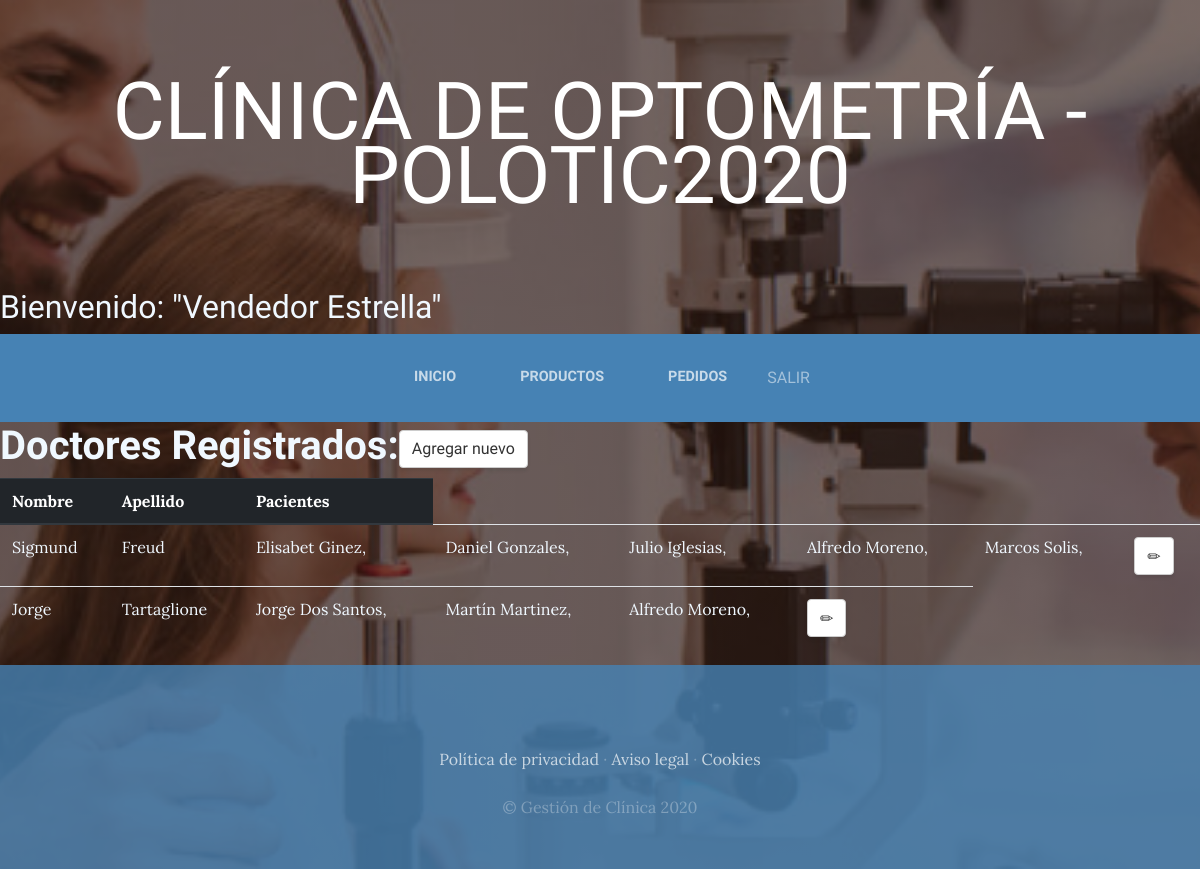
/doctor/ (signed in), run on the app's committed database.
### Pacientes/models.py (models this page shows, shortened)
class Doctors(models.Model):
    first_name = models.CharField(max_length=20)
    last_name = models.CharField(max_length=20)
    patients = models.ManyToManyField(Patients)
    created = models.DateTimeField(auto_now_add=True)
    edited = models.DateTimeField(auto_now=True)

class Patients(models.Model):
    first_name = models.CharField(max_length=20)
    last_name = models.CharField(max_length=20)
    dni = models.CharField(max_length=8)
    email = models.EmailField()
    medical_history = models.TextField()
    created = models.DateTimeField(auto_now_add=True)
    edited = models.DateTimeField(auto_now=True)
    class Meta:
        ordering = ["last_name"]
    def __str__(self):
        return '{} {}'.format(self.first_name, self.last_name)

### Pacientes/views.py (the view)
# urls.py: path('doctor/', login_required(views.Doctor_list.as_view()), name="doctor"),
class Doctor_list(ListView):
    model = Doctors
    template_name = 'Pacientes/doctors.html'
    context_object_name = 'doctors'

### Pacientes/templatetags/user_tags.py (called while the page is built)
@register.filter('has_group')
def has_group(user, group_name):
    groups = user.groups.all().values_list('name', flat=True)
    return True if group_name in groups else False

### Pacientes/templates/Pacientes/doctors.html
{% extends "Pacientes/header.html" %}
{% block content %}
    <h1 style="color:aliceblue"><strong>Doctores Registrados:</strong><a class="btn btn-default" href="{% url 'doctor_new' %}">Agregar nuevo</span></a></h1>
     <table class="table" style="color:aliceblue">
        {% if doctors%}
        <thead class="thead-dark">
        <tr>
          <th>Nombre</th>
          <th>Apellido</th>
          <th>Pacientes</th>
        </tr>
      </thead>
        {% for doctor in doctors %}
        <tr>
          <td>{{doctor.first_name}}</td>
          <td>{{doctor.last_name}}</td>
            {% for patient in doctor.patients.all %}
            <td>{{patient}},</td>
            {% endfor %}
          <td><a class="btn btn-default" href="{% url 'doctor_edit' doctor.pk %}"><span class="glyphicon glyphicon-pencil"></span></a></td>
        </tr>
        {% endfor %}
        {% else %}
            <h2 style="color:aliceblue">No hay doctores...</h2>
        {% endif %}
      </table>
{% endblock %}

### Pacientes/templates/Pacientes/header.html (shortened to what this page needs)
<html>
  <head>
      {% load static %}
      {% load user_tags %}
      <link href="{% static '/vendor/bootstrap/css/bootstrap.min.css' %}" rel="stylesheet">
      <link href="{% static '/css/patients.css' %}" rel="stylesheet">
  </head>
  <body>
      <h1 class="site-heading text-center text-white d-none d-lg-block">
          <span class="site-heading-lower">Clínica de Optometría - PoloTIC2020</span>
        </h1>
        <h2 style="color:aliceblue">
          <span class="site-heading-lower">Bienvenido: "{{user.first_name.title }} {{user.last_name.title }}"</span>
        </h2>
 <nav class="navbar navbar-expand-lg navbar-dark py-lg-4" id="mainNav">
    <div class="container">
      <div class="collapse navbar-collapse" id="navbarResponsive">
        <ul class="navbar-nav mx-auto">
          <li class="nav-item {% if request.path == 'index' %}active{% endif %} px-lg-4">
            <a class="nav-link text-uppercase text-expanded" href="{% url 'index' %}">Inicio</a>
          </li>
          {% if request.user|has_group:"VEN" or request.user|has_group:"GER"%}
          <li class="nav-item {% if request.path == 'product' %}active{% endif %} px-lg-4">
            <a class="nav-link text-uppercase text-expanded" href="{% url 'product' %}">Productos</a>
          </li>
          <li class="nav-item {% if request.path == 'order' %}active{% endif %} px-lg-4">
            <a class="nav-link text-uppercase text-expanded" href="{% url 'order' %}">Pedidos</a>
          </li>
          {% endif %}
          <li>
            <a class="nav-link text-uppercase text-expanded" href="{% url 'logout' %}">Salir</a>
          </li>
        </ul>
      </div>
    </div>
  </nav>
    {% block content %}
    {% endblock %}
      <footer class="footer text-faded text-center py-5">
        <div class="container">
          <p class="m-0 mbt">
            <a href="{% url 'default' %}" class="link">Política de privacidad</a> ·
            <a href="{% url 'default' %}" class="link">Aviso legal</a> ·
            <a href="{% url 'default' %}" class="link">Cookies</a>
      </p>
          <p class="m-0 mbt1">&copy; Gestión de Clínica 2020</p>
        </div>
    </footer>
  </body>
  </html>

### static/css/patients.css (style rules this page uses)
body { font-family: 'Lora'; background: linear-gradient(rgba(47, 23, 15, 0.65), rgba(47, 23, 15, 0.65)), url("../img/bg_main.jpg"); background-attachment: fixed; background-position: center; background-size: cover; }
h1, h2, h3, h4, h5, h6 { font-family: 'Raleway'; }
p { line-height: 1.75; }
.text-faded { color: rgba(255, 255, 255, 0.3); }
.site-heading { margin-top: 5rem; margin-bottom: 5rem; text-transform: uppercase; line-height: 1; font-family: 'Raleway'; }
.site-heading .site-heading-lower { font-size: 5rem; font-weight: 100; line-height: 4rem; }
#mainNav { background-color: rgba(70, 130, 180); font-family: 'Raleway'; }
#mainNav .navbar-nav .nav-item .nav-link { color: rgba(255, 255, 255, 0.7); font-weight: 800; }
@media (min-width: 992px) { #mainNav .navbar-nav .nav-item .nav-link { font-size: 0.9rem; } }
.footer { background-color: rgba(70, 130, 180, 0.8); }
.btn { box-shadow: 0px 3px 3px 0px rgba(33, 37, 41, 0.1); }
.mbt { padding-top: 2rem; }
.mbt1 { padding-top: 1.25rem; }
a.link { color: rgba(255, 255, 255, 0.7); }

### data on the page
Doctors: first_name "Sigmund", last_name "Freud"
Patients: first_name+last_name "Elisabet Ginez"
Patients: first_name+last_name "Daniel Gonzales"
Patients: first_name+last_name "Julio Iglesias"
Patients: first_name+last_name "Alfredo Moreno"
Patients: first_name+last_name "Marcos Solis"
Doctors: first_name "Jorge", last_name "Tartaglione"
Patients: first_name+last_name "Jorge Dos Santos"
Patients: first_name+last_name "Martín Martinez"

### other printed values
{{ user.first_name.title }} "Vendedor"
{{ user.last_name.title }} "Estrella"
